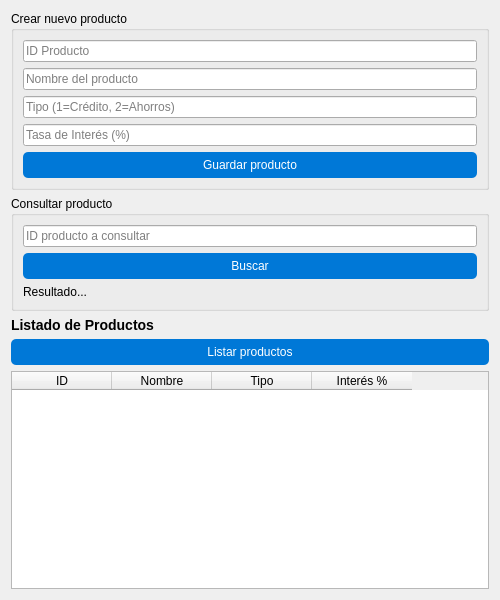
<?xml version="1.0" encoding="UTF-8"?>
<ui version="4.0">
 <class>Productos</class>
 <widget class="QWidget" name="Productos">
  <property name="geometry">
   <rect>
    <x>0</x>
    <y>0</y>
    <width>500</width>
    <height>600</height>
   </rect>
  </property>
  <property name="windowTitle">
   <string>Gestión de Productos</string>
  </property>
  <property name="styleSheet">
   <string notr="true">
    QPushButton {
        background-color: #0078d7;
        color: white;
        border-radius: 5px;
        padding: 6px;
    }
    QPushButton:hover {
        background-color: #005fa3;
    }
    QPushButton:pressed {
        background-color: #c0392b;
    }
   </string>
  </property>
  <layout class="QVBoxLayout" name="mainLayout">

   <!-- Sección Crear Producto -->
   <item>
    <widget class="QGroupBox" name="group_crear">
     <property name="title">
      <string>Crear nuevo producto</string>
     </property>
     <layout class="QVBoxLayout" name="crearLayout">
      <item><widget class="QLineEdit" name="input_id"><property name="placeholderText"><string>ID Producto</string></property></widget></item>
      <item><widget class="QLineEdit" name="input_nombre"><property name="placeholderText"><string>Nombre del producto</string></property></widget></item>
      <item><widget class="QLineEdit" name="input_tipo"><property name="placeholderText"><string>Tipo (1=Crédito, 2=Ahorros)</string></property></widget></item>
      <item><widget class="QLineEdit" name="input_remun"><property name="placeholderText"><string>Tasa de Interés (%)</string></property></widget></item>
      <item><widget class="QPushButton" name="btn_guardar"><property name="text"><string>Guardar producto</string></property></widget></item>
     </layout>
    </widget>
   </item>

   <!-- Sección Consultar Producto -->
   <item>
    <widget class="QGroupBox" name="group_consulta">
     <property name="title">
      <string>Consultar producto</string>
     </property>
     <layout class="QVBoxLayout" name="consultaLayout">
      <item><widget class="QLineEdit" name="input_consulta"><property name="placeholderText"><string>ID producto a consultar</string></property></widget></item>
      <item><widget class="QPushButton" name="btn_consultar"><property name="text"><string>Buscar</string></property></widget></item>
      <item><widget class="QLabel" name="resultado"><property name="text"><string>Resultado...</string></property></widget></item>
     </layout>
    </widget>
   </item>

   <!-- Listado de productos -->
   <item><widget class="QLabel" name="labelListado"><property name="text"><string>&lt;h3&gt;Listado de Productos&lt;/h3&gt;</string></property></widget></item>
   <item><widget class="QPushButton" name="btn_listar"><property name="text"><string>Listar productos</string></property></widget></item>
   <item>
    <widget class="QTableWidget" name="tabla">
     <column>
      <property name="text">
       <string>ID</string>
      </property>
     </column>
     <column>
      <property name="text">
       <string>Nombre</string>
      </property>
     </column>
     <column>
      <property name="text">
       <string>Tipo</string>
      </property>
     </column>
     <column>
      <property name="text">
       <string>Interés %</string>
      </property>
     </column>
    </widget>
   </item>

  </layout>
 </widget>
 <resources/>
 <connections/>
</ui>
